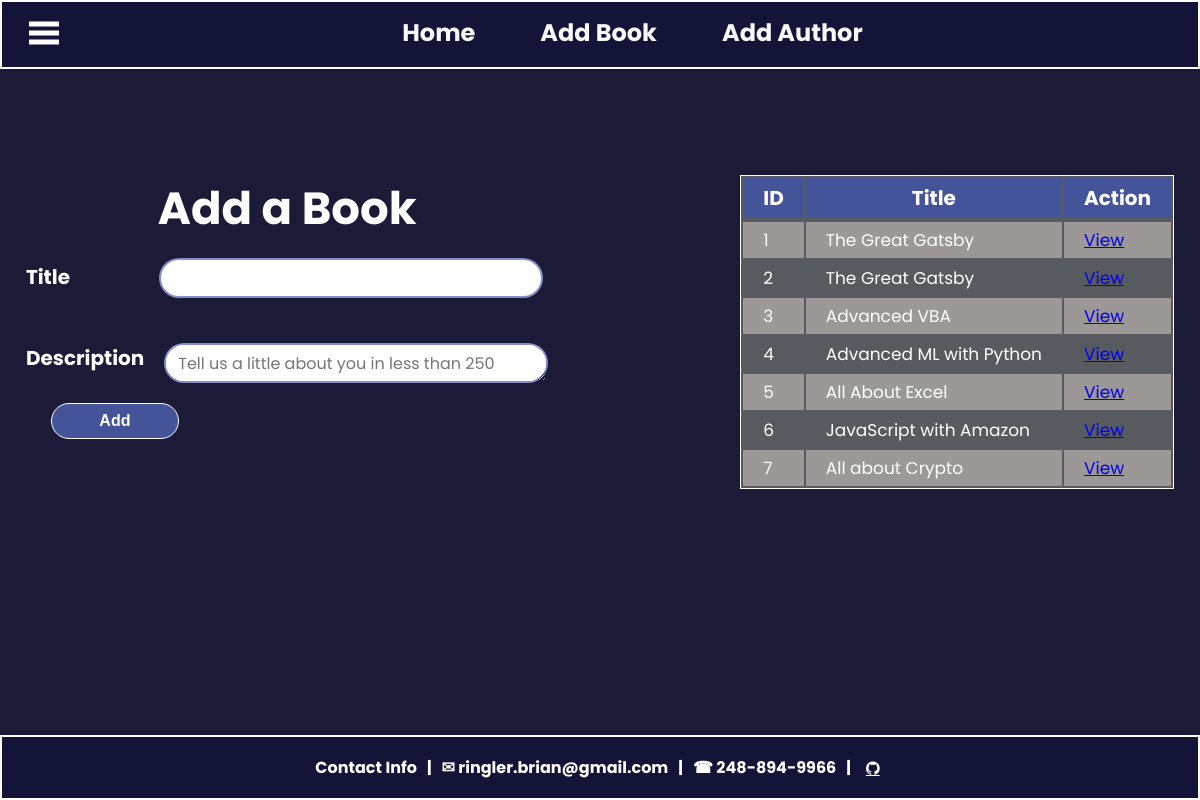
/book/, run on the app's committed database.
### books_auths_app/models.py (models this page shows, shortened)
class Book(models.Model):
    title = models.CharField(max_length=255)
    desc = models.TextField()
    created_at = models.DateTimeField(auto_now_add=True)
    updated_at = models.DateTimeField(auto_now=True)

### books_auths_app/views.py (the view)
# urls.py: path('book/', views.add_book_view, name='add_book_view'),
def add_book_view(request):
    context = {
        'all_books' : Book.objects.all()
    }
    return render(request, 'add_book.html', context)

### books_auths_app/templates/add_book.html (shortened to what this page needs)
{% extends "base.html" %}
{% block content %}
<div class="add-book-wrapper">
    <form action="/add-book/" method="POST" name="add-book-frm">
        <h1>Add a Book</h1>
        <div class="title">
            <label for="book-title">Title</label>
            <input type="text" name="new-book-add" id="book-title">
        </div>
        <div class="desc">
            <label for="description">Description</label>
            <textarea id="description" name="new-book-desc" maxlength="250" rows="10" cols="12" placeholder="Tell us a little about you in less than 250 characters" ></textarea>
        </div>
        <input type="submit" id="add-book-btn" value="Add">
    </form>
    <div class="books-table">
        <table class="book-table">
            <thead>
                <tr>
                    <th>ID</th>
                    <th>Title</th>
                    <th>Action</th>
                </tr>
            </thead>
            <tbody class="all-books">
                        <tr>
                            {% for book in all_books %}
                            <tr>
                                <td>{{ book.id }}</td>
                                <td>{{ book.title }}</td>
                                <td><a href="book-details/{{ book.id }}">View</a></td>
                            </tr>
                        {% endfor %}
                        </tr>
            </tbody>
        </table>
    </div>
</div>
{% endblock %}

### books_auths_app/templates/base.html (shortened to what this page needs)
<!DOCTYPE html>
<html lang="en">
  <head>
    {% load static %}
    <link rel="stylesheet" href="https://cdnjs.cloudflare.com/ajax/libs/font-awesome/4.7.0/css/font-awesome.min.css">
    <link rel="stylesheet" href="{% static 'css/base.css' %}" />
    <link rel="stylesheet" href="{% static 'css/nav_bar.css' %}" />
    <link rel="stylesheet" href="{% static 'css/index.css' %}" />
    <link rel="stylesheet" href="{% static 'css/footer.css' %}" />
    <link rel="stylesheet" href="{% static 'css/add_book.css' %}" />
    <link rel="stylesheet" href="{% static 'css/add_author.css' %}" />
    <link rel="stylesheet" href="{% static 'css/book_details.css' %}" />
    <link rel="stylesheet" href="{% static 'css/author_details.css' %}" />
  </head>
  <body>
    {% include "navbar.html" %}
    {% block content %}
    {% endblock content %}
    {% include "footer.html" %}
  </body>
</html>

### books_auths_app/templates/navbar.html (shortened to what this page needs)
<div class="wrapper-navbar">
    <nav class="navbar">
      <span class="side-bar">
        <a href="#" onclick="openSlideMenu()">
          <svg width="30" height="30">
            <path d="M0, 5 30, 5" stroke="#fff" stroke-width="5" />
            <path d="M0, 14 30, 14" stroke="#fff" stroke-width="5" />
            <path d="M0, 23 30, 23" stroke="#fff" stroke-width="5" />
          </svg>
        </a>
      </span>
      <ul class="navbar-nav">
          <li><a href="{% url 'index' %}">Home</a></li>
          <li><a href="{% url 'add_book_view' %}">Add Book</a></li>
          <li><a href="{% url 'add_author_view' %}">Add Author</a></li>
      </ul>
    </nav>
</div>

### books_auths_app/templates/footer.html
<div class="wrapper-footer">
    <footer class="footer-main">
        <span>Contact Info</span>
        <span> | </span>
        <span>✉ ringler.brian@gmail.com</span>
        <span> | </span>
        <span>☎ 248-894-9966</span>
        <span> | </span>
        <span><a href="https://github.com/brianRingler" target="_blank" class="fa fa-github"></a></span>
    </footer>
</div>

### books_auths_app/static/css/base.css (style rules this page uses)
* { margin: 0; padding: 0; box-sizing: border-box; }
body { height: 100%; font-family: 'Poppins', sans-serif; background-color: #1b1b38; color: white; }
input[type="text"], textarea, select { border-radius: 25px; border: 2px solid rgb(10, 32, 143,.5); padding: 6px 12px; margin-bottom: 20px; height: 2.5rem; width: 24rem; font-size: 1.0rem; font-family: 'Poppins', sans-serif; resize: vertical; }
input[type="submit"], button { height: 2.25rem; width: 8rem; font-size: 1.0rem; font-weight: bold; margin: 25px 0 10px 25px; border: 1px solid white; border-radius: 25px; background-color:rgb(69, 83, 153); color: white; }

### books_auths_app/static/css/nav_bar.css (style rules this page uses)
* { margin: 0; padding: 0; box-sizing: border-box; }
.wrapper-navbar { position: fixed; top: 0px; border: 2px solid white; background-color: #141438; width: 100%; }
.side-bar { position: absolute; left:-45px; margin-top: 5px; }
.navbar { display: flex; flex-wrap: row wrap; justify-content: center; align-items: center; background: #141438; overflow: hidden; height: 65px; font-weight: bold; }
.navbar-nav { display: flex; flex-direction: row; justify-content: center; align-items: center; font-size: 1.5rem; }
.navbar a { margin: 0 0 0 65px; text-decoration: none; color: #f8f9fa; }
.navbar ul { list-style: none; margin: 0 0 5px 0; }
li { list-style-type: none; color: white; }

### books_auths_app/static/css/index.css (style rules this page uses)
* { margin: 0; padding: 0; box-sizing: border-box; }

### books_auths_app/static/css/footer.css (style rules this page uses)
* { margin: 0; padding: 0; box-sizing: border-box; }
.wrapper-footer { position: absolute; bottom: 0; width: 100%; }
.footer-main { display: flex; flex-flow: row; justify-content: center; align-items: center; height: 65px; border: 2px solid white; background-color: #141438; }
.footer-main span, .footer-main a { margin: 5px; color: white; }

### books_auths_app/static/css/add_book.css (style rules this page uses)
* { margin: 0; padding: 0; box-sizing: border-box; }
.add-book-wrapper { display: flex; flex-flow: row; justify-content: center; margin-top: 175px; }
label { font-size: 20px; font-weight: bold; }
h1 { display: flex; flex-flow: row; justify-content: center; font-size: 45px; margin-bottom: 15px; }
#book-title { margin-left: 85px; }
#description { margin-left: 20px; }
.desc { display: flex; justify-content: flex-start; align-items: flex-start; margin-top: 25px; }
input[type="submit"] { margin: 0 0 25px 135px; left: 20px; }
table { width: auto; table-layout: auto; margin-left: 12rem; font-size: 20px; border: 1px solid white; background-color: rgb(87, 91, 95); }
th { background-color:rgb(69, 83, 153); padding: 5px 20px; }
td { font-size: 17px; padding: 5px 20px; }
.all-books tr:nth-child(even) { background-color: #9c9898; }

### books_auths_app/static/css/add_author.css (style rules this page uses)
* { margin: 0; padding: 0; box-sizing: border-box; }
label { font-size: 20px; font-weight: bold; }
h1 { display: flex; flex-flow: row; justify-content: center; font-size: 45px; margin-bottom: 15px; }
input[type="submit"] { margin: 0 0 25px 135px; left: 20px; }
table { width: auto; table-layout: auto; margin-left: 12rem; font-size: 20px; border: 1px solid white; background-color: rgb(87, 91, 95); }
th { background-color:rgb(69, 83, 153); padding: 5px 20px; }
td { font-size: 17px; padding: 5px 20px; }
.all-books tr:nth-child(even) { background-color: #9c9898; }

### books_auths_app/static/css/book_details.css (style rules this page uses)
* { margin: 0; padding: 0; box-sizing: border-box; }
span { margin-left: 7px; font-weight: bold; }
textarea { margin-left: 10px; }
input[type="submit"] { margin: 0 0 0 25px; }

### books_auths_app/static/css/author_details.css (style rules this page uses)
* { margin: 0; padding: 0; box-sizing: border-box; }
span { margin-left: 7px; font-weight: bold; }
textarea { margin-left: 10px; }
input[type="submit"] { margin: 0 0 0 25px; }

### data on the page
Book: id "1", title "The Great Gatsby"
Book: id "2", title "The Great Gatsby"
Book: id "3", title "Advanced VBA"
Book: id "4", title "Advanced ML with Python"
Book: id "5", title "All About Excel"
Book: id "6", title "JavaScript with Amazon"
Book: id "7", title "All about Crypto"
